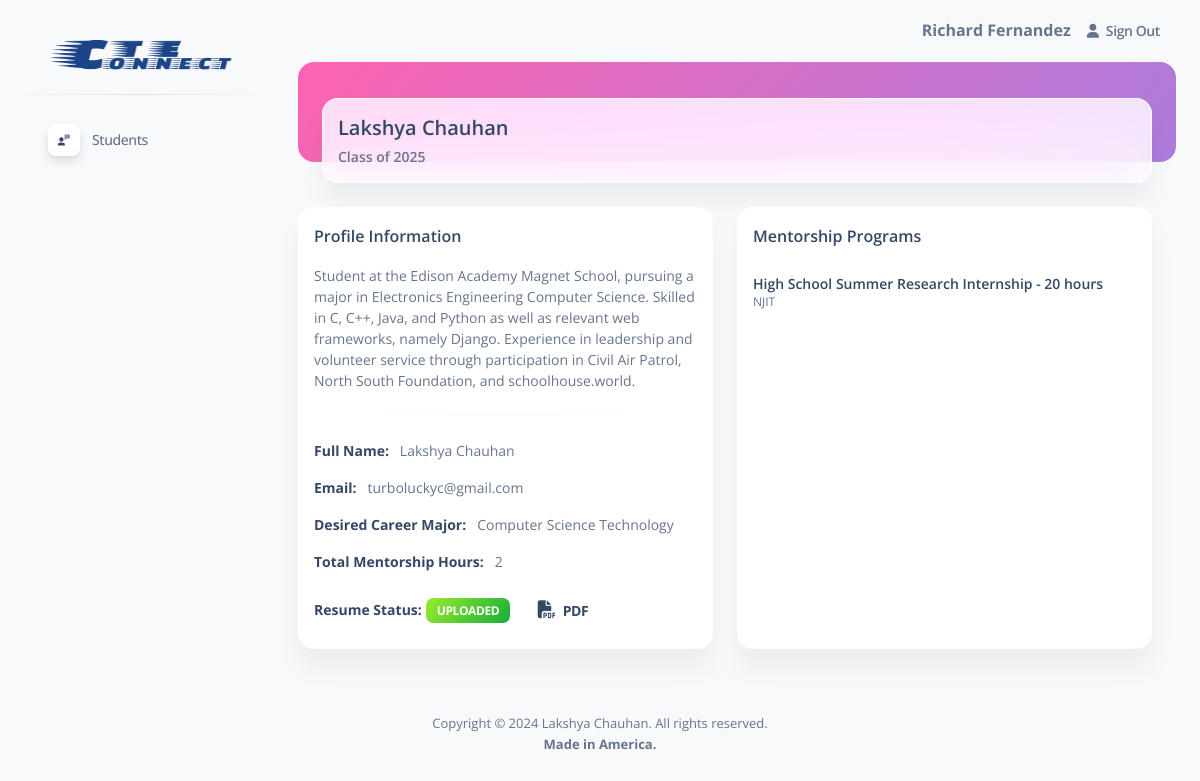
/student_profile/4/ (signed in), run on the app's committed database.
### cte/models.py (models this page shows, shortened)
class Student(models.Model):
    user = models.OneToOneField(User, on_delete=models.CASCADE)
    grad_year = models.CharField(max_length=15)
    hours = models.IntegerField(default=0)
    major = models.CharField(max_length=80)
    school = models.ForeignKey(School, on_delete=models.CASCADE, default=1)
    resume = models.FileField(upload_to='cte/static/cte/resumes/', default='cte/static/cte/resumes/ucdoiowebqicndsup.pdf')
    information = models.TextField(default="Here is where your bio goes, keep it short, you can edit it by clicking the button in the top right corner...", max_length=600)

class Job(models.Model):
    business = models.ForeignKey(Business, on_delete=models.CASCADE)
    title = models.CharField(max_length=100)
    type = models.CharField(max_length=100)
    description = models.TextField(max_length=600)
    hours = models.IntegerField(default=0)
    students = models.ManyToManyField(Student, blank=True)
    applicants = models.ManyToManyField(Student, related_name='applicants', blank=True)
    start_date = models.DateField()
    end_date = models.DateField()
    application_deadline = models.DateField()
    quick_apply = models.BooleanField(default=False)
    application_link = models.CharField(max_length=200, blank=True)

class Business(models.Model):
    name = models.CharField(max_length=100)
    coordinator = models.OneToOneField(User, on_delete=models.CASCADE)
    def __str__(self):
        return self.name

### cte/views.py (the view)
# urls.py: path("student_profile/<int:student_id>/", views.student_profile, name="profile"),
@login_required(login_url='/login')
def student_profile(request, student_id):
    if Student.objects.filter(user__id=request.user.id).exists():
        if not Student.objects.filter(user__id=request.user.id).exists():
            return HttpResponseRedirect('/dashboard')
        return render(request, 'cte/student_profile.html', {
            "student": Student.objects.get(user__id=request.user.id),
            "jobs": Job.objects.filter(students=Student.objects.get(user__id=request.user.id)),
            "user_type": "Student",
        })
    else:
        if Business.objects.filter(coordinator=request.user).exists():
            return render(request, 'cte/student_profile.html', {
                "student": Student.objects.get(user__id=student_id),
                "jobs": Job.objects.filter(students=Student.objects.get(user__id=student_id)),
                "user_type": "Owner",
            })
        if not Student.objects.filter(user__id=student_id, school=School.objects.get(coordinator=request.user)).exists():
            return HttpResponseRedirect('/dashboard')
        return render(request, 'cte/student_profile.html', {
            "student": Student.objects.get(user__id=student_id),
            "jobs": Job.objects.filter(students=Student.objects.get(user__id=student_id)),
            "user_type": "Coordinator",
        })

### cte/templates/cte/student_profile.html (shortened to what this page needs)
{% extends "cte/layout.html" %}
{% load static %}
{% block content %}
<div class="container-fluid">
  <div class="page-header min-height-100 border-radius-xl mt-4">
    <span class="mask bg-gradient-primary opacity-6"></span>
  </div>
  <div class="card card-body blur shadow-blur mx-4 mt-n6 overflow-hidden">
    <div class="row gx-4">
      <div class="col-auto my-auto">
        <div class="h-100">
          <h5 class="mb-1">
            {{ student.user.first_name }} {{ student.user.last_name }}
          </h5>
          <p class="mb-0 font-weight-bold text-sm">
            {{ student.grad_year }}
          </p>
        </div>
      </div>
    </div>
  </div>
</div>
<div class="container-fluid py-4">
  <div class="row" style="width:100%;">
    <div class="col-12 col-xl-4" style="width:50%; margin-bottom:1.5rem;">
      <div class="card h-100">
        <div class="card-header pb-0 p-3">
          <div class="row">
            <div class="col-md-8 d-flex align-items-center">
              <h6 class="mb-0">Profile Information</h6>
            </div>
          </div>
        </div>
        <div class="card-body p-3">
          <p class="text-sm" id="bio">
            {{ student.information }}
          </p>
          <hr class="horizontal gray-light my-4">
          <ul class="list-group">
            <li class="list-group-item border-0 ps-0 pt-0 text-sm"><strong class="text-dark">Full Name:</strong> &nbsp; {{ student.user.first_name }} {{ student.user.last_name }}</li>
            <li class="list-group-item border-0 ps-0 text-sm"><strong class="text-dark">Email:</strong> &nbsp; {{ student.user.email }}</li>
            <li class="list-group-item border-0 ps-0 text-sm">
              <strong class="text-dark">Desired Career Major:</strong> {{ student.major }}
            </li>
            <li class="list-group-item border-0 ps-0 text-sm"><strong class="text-dark">Total Mentorship Hours:</strong> &nbsp; {{ student.hours }}</li>
            <li class="list-group-item border-0 ps-0 pb-0">
              <strong class="text-dark text-sm">Resume Status:</strong>
                {% if student.resume == "cte/static/cte/resumes/ucdoiowebqicndsup.pdf" %}
                  <td class="align-middle text-center text-sm">
                    <span class="badge badge-sm bg-gradient-secondary">Not Uploaded</span>
                  </td>
                {% else %}
                  <td class="align-middle text-center text-sm">
                    <a href="{{ student.resume }}"><span class="badge badge-sm bg-gradient-success">Uploaded</span> <button class="btn btn-link text-dark text-sm mb-0 px-0 ms-4"><i class="fas fa-file-pdf text-lg me-1"></i> PDF</button></a>
                  </td>
                {% endif %}
            </li>
          </ul>
        </div>
      </div>
    </div>
    <div class="col-12 col-xl-4" style="width:50%; margin-bottom:1.5rem;">
      <div class="card h-100">
        <div class="card-header pb-0 p-3">
          <h6 class="mb-0">Mentorship Programs</h6>
        </div>
        <div class="card-body p-3">
          <ul class="list-group">
            {% for job in jobs %}
            <li class="list-group-item border-0 d-flex align-items-center px-0 mb-2">
              <div class="d-flex align-items-start flex-column justify-content-center">
                <h6 class="mb-0 text-sm">{{ job.title }} - {{ job.hours }} hours</h6>
                <p class="mb-0 text-xs">{{ job.business }}</p>
              </div>
            </li>
            {% endfor %}
          </ul>
        </div>
      </div>
    </div>
  </div>
{% endblock %}

### cte/templates/cte/layout.html (shortened to what this page needs)
{% load static %}
<!DOCTYPE html>
<html lang="en">
<head>
  <link href="{% static 'cte/admin_assets/css/nucleo-icons.css' %}" rel="stylesheet" />
  <link href="{% static 'cte/admin_assets/css/nucleo-svg.css' %}" rel="stylesheet" />
  <link href="{% static 'cte/admin_assets/css/nucleo-svg.css' %}" rel="stylesheet" />
  <link id="pagestyle" href="{% static 'cte/admin_assets/css/soft-ui-dashboard.css' %}?v=1.0.7" rel="stylesheet" />
</head>
<body class="g-sidenav-show  bg-gray-100">
  <aside class="sidenav navbar navbar-vertical navbar-expand-xs border-0 border-radius-xl my-3 fixed-start ms-3 " id="sidenav-main">
    <div class="sidenav-header">
      <a class="navbar-brand m-0" href="/" target="_blank">
        <img style="width: 100%;" src="{% static 'cte/long_logo.png' %}">
      </a>
    </div>
    <hr class="horizontal dark mt-0">
    <div class="collapse navbar-collapse  w-auto " id="sidenav-collapse-main">
      <ul class="navbar-nav">
        {% if user_type == "Coordinator" %}
        <li class="nav-item">
          <a class="nav-link" href="/students/">
            <div class="icon icon-shape icon-sm shadow border-radius-md bg-white text-center me-2 d-flex align-items-center justify-content-center">
            </div>
            <span class="nav-link-text ms-1">Students</span>
          </a>
        </li>
        {% endif %}
      </ul>
    </div>
  </aside>
  <main class="main-content position-relative max-height-vh-100 h-100 border-radius-lg ">
    <nav class="navbar navbar-main navbar-expand-lg px-0 mx-4 shadow-none border-radius-xl" id="navbarBlur" navbar-scroll="true">
      <div class="container-fluid py-1 px-3">
        <div class="collapse navbar-collapse mt-sm-0 mt-2 me-md-0 me-sm-4" id="navbar">
          <div class="ms-md-auto pe-md-3 d-flex align-items-center">
            <b>{{ request.user.first_name }} {{ request.user.last_name }}</b>
          </div>
          <ul class="navbar-nav  justify-content-end">
            <li class="nav-item d-flex align-items-center">
              <a href="/logout/" class="nav-link text-body font-weight-bold px-0">
                <i class="fa fa-user me-sm-1"></i>
                <span class="d-sm-inline d-none">Sign Out</span>
              </a>
            </li>
          </ul>
        </div>
      </div>
    </nav>
    {% block content %}
    {% endblock %}
  </main>
  <footer class="footer pt-3  ">
    <div class="container-fluid">
      <div class="row align-items-center justify-content-lg-between">
        <div class="col-lg-6 mb-lg-0 mb-4" style="width:100%;">
          <div class="copyright text-center text-sm text-muted text-lg-start">
            <p style="text-align: center; font-size: small;">Copyright © <script> document.write(new Date().getFullYear()) </script> Lakshya Chauhan. All rights reserved.<br><b>Made in America.</b></p>
        </div>
      </div>
    </div>
  </footer>
</body>
</html>

### cte/static/cte/admin_assets/css/nucleo-svg.css (style rules this page uses)
.icon { display: inline-block; color: #111111; height: 1em; width: 1em; }
.icon-sm { height: 0.8em; width: 0.8em; }
.icon { fill: currentColor; stroke: none; }

### data on the page
Student: user.first_name "Lakshya", user.last_name "Chauhan", grad_year "Class of 2025", information "Student at the Edison Academy Magnet School, pursuing a major in Electronics Engineering Computer Science. Skilled in C, C++, Java, and Python as well as relevant web frameworks, namely Django. Experience in leadership and volunteer service through participation in Civil Air Patrol, North South Foundation, and schoolhouse.world.", user.email "turboluckyc@gmail.com", major "Computer Science Technology", hours "2"
Job: title "High School Summer Research Internship", hours "20", business "NJIT"

### other printed values
{{ request.user.first_name }} "Richard"
{{ request.user.last_name }} "Fernandez"
